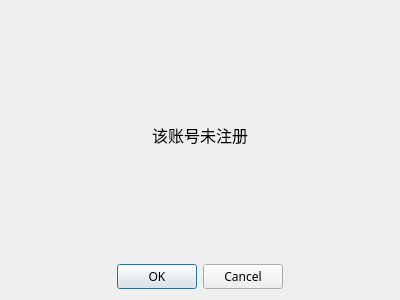
<?xml version="1.0" encoding="UTF-8"?>
<ui version="4.0">
 <class>actError</class>
 <widget class="QDialog" name="actError">
  <property name="geometry">
   <rect>
    <x>0</x>
    <y>0</y>
    <width>400</width>
    <height>300</height>
   </rect>
  </property>
  <property name="font">
   <font>
    <family>微软雅黑</family>
   </font>
  </property>
  <property name="windowTitle">
   <string>Dialog</string>
  </property>
  <layout class="QGridLayout" name="gridLayout">
   <item row="0" column="0">
    <layout class="QVBoxLayout" name="verticalLayout">
     <item>
      <layout class="QHBoxLayout" name="horizontalLayout">
       <item>
        <spacer name="horizontalSpacer_3">
         <property name="orientation">
          <enum>Qt::Horizontal</enum>
         </property>
         <property name="sizeHint" stdset="0">
          <size>
           <width>40</width>
           <height>20</height>
          </size>
         </property>
        </spacer>
       </item>
       <item>
        <widget class="QLabel" name="label">
         <property name="font">
          <font>
           <family>微软雅黑</family>
           <pointsize>12</pointsize>
          </font>
         </property>
         <property name="text">
          <string>该账号未注册</string>
         </property>
        </widget>
       </item>
       <item>
        <spacer name="horizontalSpacer_4">
         <property name="orientation">
          <enum>Qt::Horizontal</enum>
         </property>
         <property name="sizeHint" stdset="0">
          <size>
           <width>40</width>
           <height>20</height>
          </size>
         </property>
        </spacer>
       </item>
      </layout>
     </item>
     <item>
      <layout class="QHBoxLayout" name="horizontalLayout_2">
       <item>
        <spacer name="horizontalSpacer">
         <property name="orientation">
          <enum>Qt::Horizontal</enum>
         </property>
         <property name="sizeHint" stdset="0">
          <size>
           <width>40</width>
           <height>20</height>
          </size>
         </property>
        </spacer>
       </item>
       <item>
        <widget class="QDialogButtonBox" name="buttonBox">
         <property name="orientation">
          <enum>Qt::Horizontal</enum>
         </property>
         <property name="standardButtons">
          <set>QDialogButtonBox::Cancel|QDialogButtonBox::Ok</set>
         </property>
        </widget>
       </item>
       <item>
        <spacer name="horizontalSpacer_2">
         <property name="orientation">
          <enum>Qt::Horizontal</enum>
         </property>
         <property name="sizeHint" stdset="0">
          <size>
           <width>40</width>
           <height>20</height>
          </size>
         </property>
        </spacer>
       </item>
      </layout>
     </item>
    </layout>
   </item>
  </layout>
 </widget>
 <resources/>
 <connections>
  <connection>
   <sender>buttonBox</sender>
   <signal>accepted()</signal>
   <receiver>actError</receiver>
   <slot>accept()</slot>
   <hints>
    <hint type="sourcelabel">
     <x>248</x>
     <y>254</y>
    </hint>
    <hint type="destinationlabel">
     <x>157</x>
     <y>274</y>
    </hint>
   </hints>
  </connection>
  <connection>
   <sender>buttonBox</sender>
   <signal>rejected()</signal>
   <receiver>actError</receiver>
   <slot>reject()</slot>
   <hints>
    <hint type="sourcelabel">
     <x>316</x>
     <y>260</y>
    </hint>
    <hint type="destinationlabel">
     <x>286</x>
     <y>274</y>
    </hint>
   </hints>
  </connection>
 </connections>
</ui>
